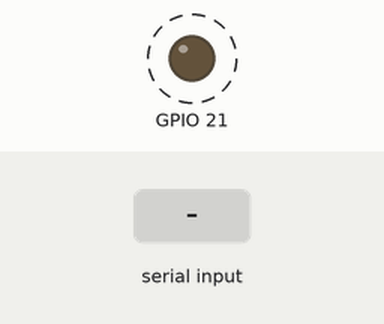
Recording of a program running on a simulated Raspberry Pi (BCM pin numbers). Parts: output pins drawn as LEDs (lit = HIGH). Dashed ring = blinking. The test bench sets the inputs (shaded band). Random numbers come from a fixed seed; what the program prints to the terminal is not drawn.

Above: at 0.3 s.
1.3 s: "." typed at the terminal, then Enter
At 3.2 s:
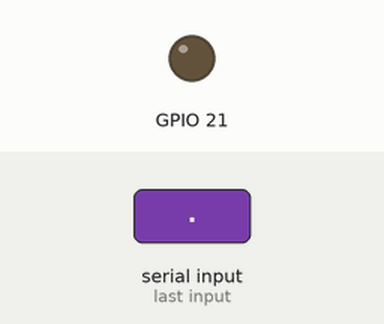
At 5.2 s:
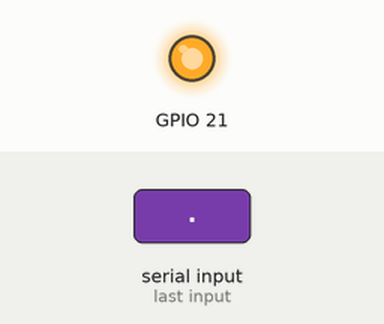
Timing chart, 0 to 11.9 s (numbered marks = the images above; inputs shaded):
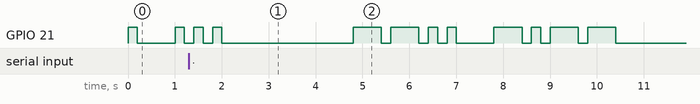

The program:

p097_morse21.py
```python
import random
import time
import RPi.GPIO as GPIO
def morse_code():
    return ("A .- B -... C -.-. D -.. E . F ..-. G --. H .... I .. J .--- "
            "K -.- L .-.. M -- N -. O --- P .--. Q --.- R .-. S ... T - "
            "U ..- V ...- W .-- X -..- Y -.-- Z --..")
def get_dict():
    ss=morse_code().split()
    return dict((key, value) for key,value in zip(ss[0::2],ss[1::2]))
def encode_character(dic,char):
    lis=[]
    for c in dic[char]:
        if c==".":
            lis+=[(0.2,True),(0.2,False)]
        elif c=="-":
            lis+=[(0.6,True),(0.2,False)]
        else:
            assert(False)
    return lis
def encode_string(s):
    lis=[]
    for c in s:
        lis+=encode_character(get_dict(),c)
        lis+=[(0.6,False)]
    return lis
def create_question():
    s=""
    for _ in range(2):
        s+=random.choice(list(get_dict().keys()))
    return s
print(morse_code())

GPIO.setmode(GPIO.BCM)   # Uses GPIO pin numbers.
GPIO.setup(21,GPIO.OUT)  # Uses GPIO #25 as output.
try:
    while True:
        question=create_question()
        code=encode_string(question)
        for length,boolean in code:
            if boolean:
                GPIO.output(21,GPIO.HIGH)
            else:
                GPIO.output(21,GPIO.LOW)
            time.sleep(length)
        print("Your Answer: ",end="")
        s=input()
        if s.upper()==question:
            print("Good.")
        else:
            print("It was",question)
            print(morse_code())
        time.sleep(2)
except KeyboardInterrupt:
    pass  # Terminates program with Ctrl+C.
GPIO.cleanup()  # Initializes GPIO.setup().
print("Done.")
```
